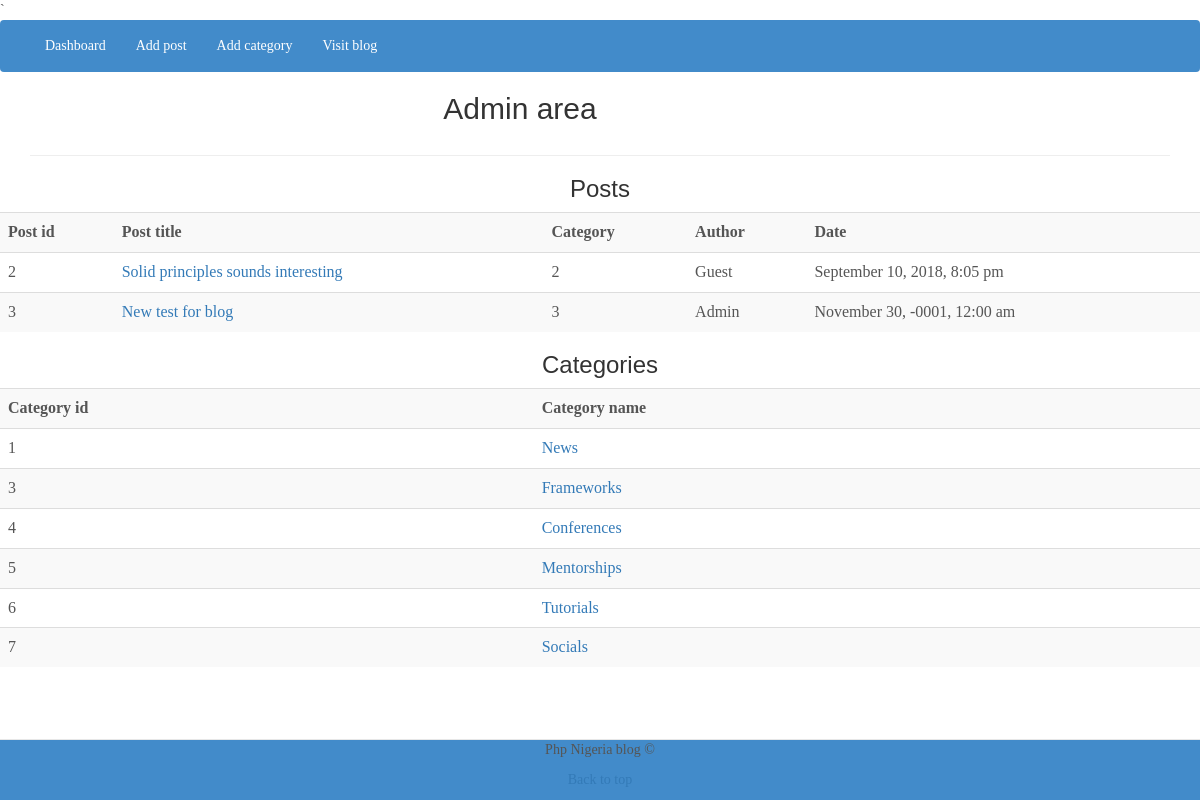
The app's page /admin/index.php with its own data.
### tables this page shows
CREATE TABLE `posts` (
  `id` int(11) NOT NULL,
  `category` int(11) NOT NULL,
  `title` varchar(255) NOT NULL,
  `body` text NOT NULL,
  `author` varchar(255) NOT NULL,
  `tags` varchar(255) NOT NULL,
  `date` timestamp NOT NULL DEFAULT CURRENT_TIMESTAMP
);

CREATE TABLE `categories` (
  `id` int(11) NOT NULL,
  `name` varchar(255) NOT NULL
);

### libraries/db.php (called while the page is built, shortened)
<?php
class Database{
	public $host = HOST;
	public $user = USER;
	public $password =PASS;
	public $name = NAME;
	public $link;
	private function connector(){
		$this->link = new mysqli($this->host, $this->user, $this->password, $this->name);
	}
	public function select($query){
		$result = $this->link->query($query) or die($this->link->error.__LINE__);
		if ($result->num_rows > 0){
			return $result;
		}else{
			return false;
		}
	}
}
?>`

### helpers/format-helper.php (called while the page is built, shortened)
<?php
function formatDate($date){
	return date('F j, Y, g:i a',strtotime($date));
}
?>

### admin/index.php (the view)
<?php include("includes/header.php");?>
<?php
$db = new Database;
$query = "SELECT * FROM posts";
$posts = $db->select($query);
$query ="SELECT * FROM categories";
$categories =$db->select($query);
?>
		<h3 class="text-center">Posts</h3>
	<table class="table table-striped">
		<tr>
			<th>Post id</th>
			<th>Post title</th>
			<th>Category</th>
			<th>Author</th>
			<th>Date</th>
		</tr>
			<?php while($row =$posts->fetch_assoc()):?>
			<tr>
				<td><?php echo $row['id'];?></td>
				<td><a href="edit-post.php?id=<?php echo $row['id']?>"><?php echo $row['title'];?></a></td>
				<td><?php echo $row['id'];?></td>
				<td><?php echo $row['author'];?></td>
				<td><?php echo formatDate($row['date']);?></td>
			</tr>
			<?php endwhile;?>
	</table>
		<h3 class="text-center">Categories</h3>
	<table class="table table-striped">
		<tr>
			<th>Category id</th>
			<th>Category name</th>
		</tr>
		<?php while($row =$categories->fetch_assoc()):?>
		<tr>
			<td><?php echo $row['id'];?></td>
			<td><a href="edit-category.php?id=<?php echo $row['id']?>"><?php echo $row['name'];?></a></td>
		</tr>
		<?php endwhile;?>
	</table>
<?php include("includes/footer.php");?>

### admin/includes/header.php (shortened to what this page needs)
<?php include("../libraries/db.php");?>
<?php include("../helpers/format-helper.php");?>
<!DOCTYPE html>
	<html lang="en">
		<head>
		<link rel="stylesheet" type="text/css" href="../css/bootstrap.min.css">
		<link rel="stylesheet" type="text/css" href="../css/cms-one.css">
		</head>
			<body>
				<nav class="navbar">
					<div class="container">
						<ul class="nav navbar-nav">
							<li><a href="index.php" style="color: white;">Dashboard</a></li>
							<li><a href="add-post.php" style="color: white;">Add post</a></li>
							<li><a href="add-category.php" style="color: white;">Add category</a></li>
							<li ><a href="http:\\localhost\cms-one" style="color: white;">Visit blog</a></li>
						</ul>
					</div>
				</nav>
				<div class="container">
		<header class="container">
			<div class="col-md-8 col-md-offset-1">
				<h2 class="text-center">Admin area</h2>
			</div>
		</header>
		<hr>
</div>
</body>
 </html>

### admin/includes/footer.php
<footer class="navbar navbar-default navbar-fixed-bottom">
	<div class="container">
		<p class="text-center footer-text">Php Nigeria blog &copy;</p>
		<p class="text-center"><a href="index.php">Back to top</a></p>
	</div>
</footer>

### css/cms-one.css (style rules this page uses)
body { font-family: Georgia, Times, helvetica, sans-serif, arial; color: #555; }
a { text-decoration:none; }
h1, h2, h3, h4, h5, h6 { margin-top: 0px; font-family:helvetica, arial, sans-serif; font-weight: normal; color: #333; }
.navbar { background: #428bca; }

### records on screen
posts: id "2", title "Solid principles sounds interesting", author "Guest", date "September 10, 2018, 8:05 pm"
posts: id "3", title "New test for blog", author "Admin", date "November 30, -0001, 12:00 am"
categories: id "1", name "News"
categories: id "3", name "Frameworks"
categories: id "4", name "Conferences"
categories: id "5", name "Mentorships"
categories: id "6", name "Tutorials"
categories: id "7", name "Socials"
